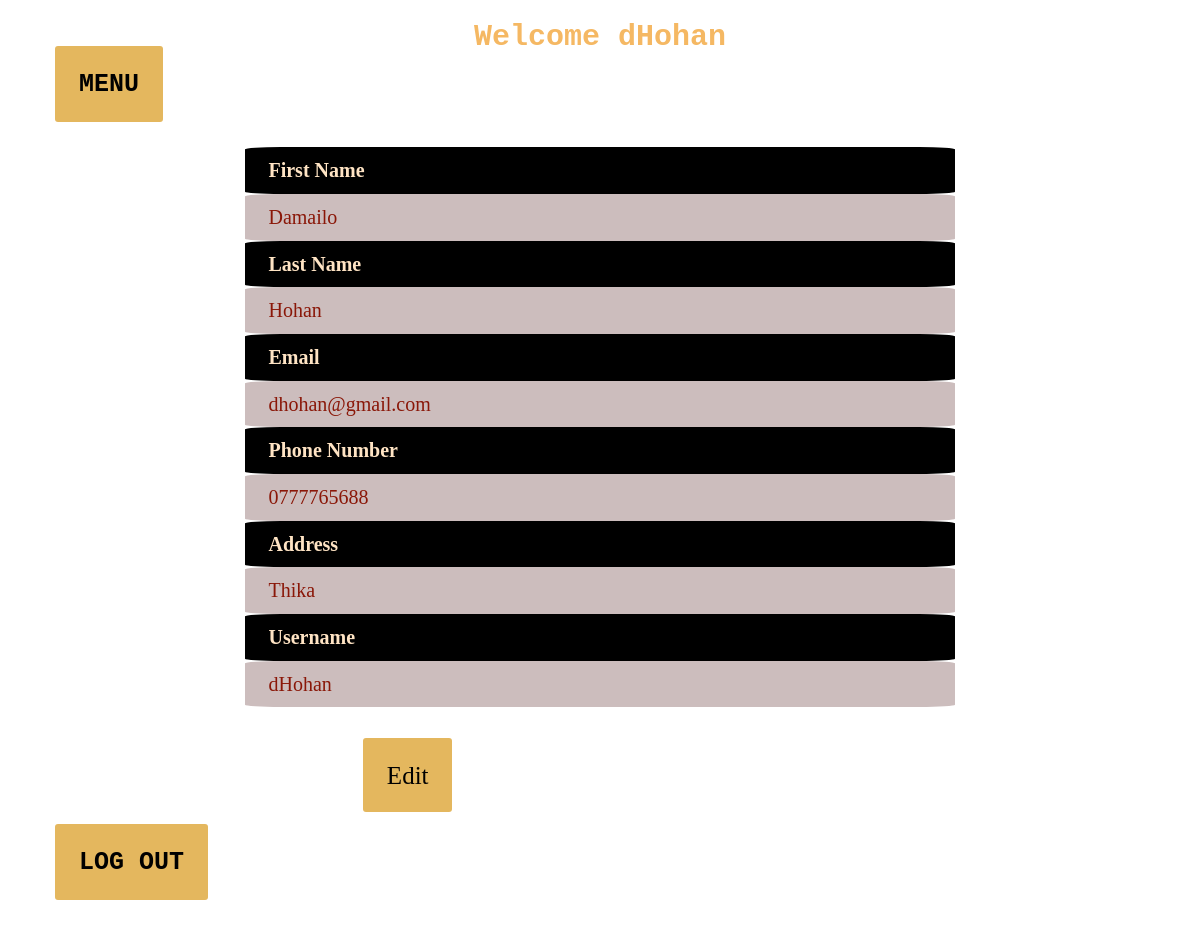
The page /php/cust_dashboard.php (signed in) on the database its author committed.
### tables this page shows
CREATE TABLE `register` (
  `f_name` varchar(30) NOT NULL,
  `l_name` varchar(30) NOT NULL,
  `email` varchar(50) NOT NULL,
  `phone_number` varchar(12) NOT NULL,
  `address` varchar(50) NOT NULL,
  `username` varchar(30) NOT NULL,
  `password` varchar(30) NOT NULL
);

### php/cust_dashboard.php (the view, shortened to what this page needs)
<?php
include("process_login.php");
?>
<!DOCTYPE html>
<html lang="en">
<head>
    <link rel="stylesheet" href="../css/cust_dashboard.css?1422585377">
</head>
<body>
    <h1>
    <?php echo "Welcome ".$_SESSION["username"];?>
    </h1>
    <h2><a href="menu_customer.php" class="menu_link">MENU</a></h2>
    <br>
    <br>
    <?php
    $sql = "SELECT * from register WHERE username = '".$_SESSION["username"]."'";
    $result = $conn-> query($sql);
    if($result-> num_rows > 0)
    {
        while ($row = $result-> fetch_assoc()) {?>
            <h3>First Name</h3>
            <p>
            <?php echo $row["f_name"];?>
            </p>
            <h3>Last Name</h3>
            <p>
            <?php echo $row["l_name"];?>
            </p>
            <h3>Email</h3>
            <p>
            <?php echo $row["email"];?>
            </p>
            <h3>Phone Number</h3>
            <p>
            <?php echo $row["phone_number"];?>
            </p>
            <h3>Address</h3>
            <p>
            <?php echo $row["address"];?>
            </p>
            <h3>Username</h3>
            <p>
            <?php echo $row["username"];?>
            </p>
            <br>
            <br><br>
            <a href="editpage.php?edit=<?php echo $row['username'];?>" class= "edit-btn">Edit</a>
            <br>
            <br> <br> <br>
       <?php }
    }
    else {
        echo "Something went wrong";
    }?>
<h2><a href="homepage.php" class="menu_link">LOG OUT</a></h2> <br></br>
</body>
</html>

### css/cust_dashboard.css (style rules this page uses)
body { background-image: url(../images/reg-and-login-bg1.jpg); }
h3 { padding: 1% 2%; color: bisque; font-size: 20px; margin: 0% 6%; margin-left: 20%; margin-right: 20%; background-color: black; border-radius: 5%; font-family: cursive; }
p { padding: 1% 2%; color: rgb(138, 23, 8); font-size: 20px; margin: 0% 6%; margin-left: 20%; margin-right: 20%; background-color: rgb(204, 189, 189); border-radius: 5%; font-family: cursive; }
h1 { text-align: center; padding: 1%; margin: 2%; margin-top: 0; margin-bottom: 0; font-family: monospace; color: rgb(245, 184, 99); font-size: 30px; text-decoration: none; }
h2 { text-align: left; padding: 0%; margin-top: 0%; margin-bottom: 1%; font-family: monospace; color: rgb(118, 151, 28); font-size: 30px; }
.menu_link { text-decoration: none; padding: 2%; margin: 4%; margin-top: 5%; margin-bottom: 5%; margin-right: 80%; background: #e4b75e; color: black; border-radius: 3px; text-align: center; font-size: 25px; text-align: right; }
.edit-btn { text-decoration: none; padding: 2%; margin: 4%; margin-top: 5%; margin-left: 30%; background: #e4b75e; color: black; border-radius: 3px; text-align: center; font-size: 25px; }

### rows shown on the page
register: f_name "Damailo", l_name "Hohan", email "dhohan@gmail.com", phone_number "0777765688", address "Thika", username "dHohan"

### other values the page prints
$_SESSION["username"] "dHohan"
